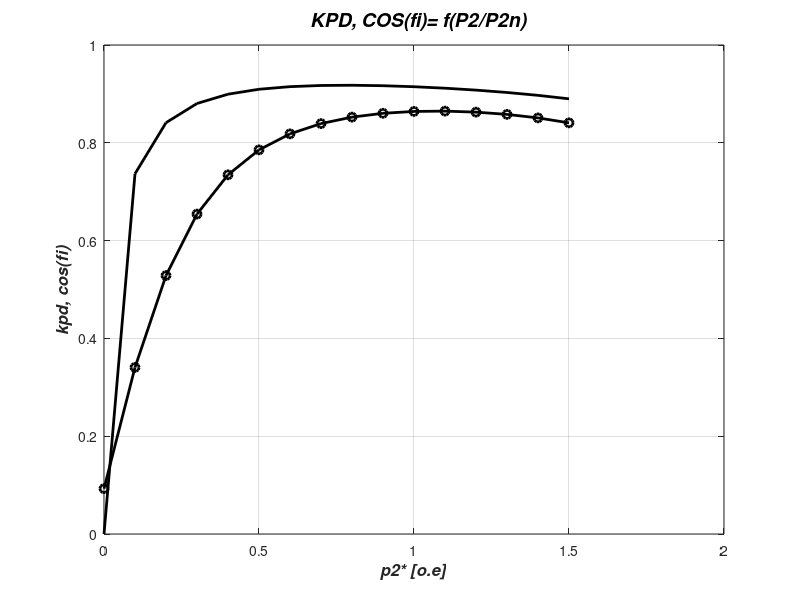

This figure's MATLAB source: (Note: this script raises an error after producing the figure.)
% Paschet  pabochix xap-k AD
% Instruction: zapustite file Iden1.m, zatem file Iden2.m
clear;
%=======================================
load dan.mat
%=======================================
R1=X(1); R2=X(2); Rmu=X(3);
X1=X(4); X2=X(5); Xmu=X(6);
P2n=X(7); Pdob=X(8); C1=X(9); 
m=X(10); Un=X(11);
R2k=X(12); X2k=X(13);
n1=X(14); Pmex=X(15);
I0a=X(16); I0p=X(17);
Pfe=X(18);
%==================
h=0.1;
rp1=0:h:1.5;
nn=length(rp1);
%==================
P2=zeros(1,nn);
P1r=zeros(1,nn);
M=zeros(1,nn);
kpdi=zeros(1,nn);
cosfi=zeros(1,nn);
I1r=zeros(1,nn);
s=zeros(1,nn);
n2=zeros(1,nn);
%=================
P2=P2n.*rp1;
Pdobr=Pdob.*rp1;
P2r=P2+Pdobr+Pmex;
A=m.*Un.^2./(2.*P2r)-R1;
AA=R1/R2*(1+X2/Xmu);
BB=(X1/R2*(1+X2/Xmu)+X2/R2);
Rrp=R2*(AA^2+BB^2);
B=2.*A+Rrp;
s=(A-sqrt(A.^2-C1.^2.*R2.*B))./B;
Rekv=C1.*R1+C1.^2.*R2./s;
Xekv=C1.*X1+C1.^2.*X2;
Zekv=sqrt(Rekv.^2+Xekv.^2);
I2r=Un./Zekv;
cosfir=Rekv./Zekv;
I2ra=I2r.*cosfir;
I2rp=I2r.*sqrt(1-(cosfir).^2);
I1a=I0a+I2ra;
I1p=I0p+I2rp;
I1r=sqrt(I1a.^2+I1p.^2);
cosfi=I1a./I1r;
P1r=m.*Un.*I1a;
kpdi=P2./P1r;
Pcu1=m.*I1r.^2.*R1;
Pem=P1r-Pcu1-Pfe;
n2=n1.*(1-s);
M=9.55.*Pem./n2;
mn=1/h+1;
%====================
% Print on display
%=====================
disp('            HOMINAL REZIM');
disp(' =========================================');
P2x=P2(mn); P1x=P1r(mn); Mx=M(mn); kpdx=kpdi(mn);
cosx=cosfi(mn); I1x=I1r(mn); sx=s(mn); nx=n2(mn);
y1=num2str(P2x); y2=num2str(P1x); y3=num2str(Mx);
y4=num2str(kpdx); y5=num2str(cosx); y6=num2str(I1x);
y7=num2str(sx); y8=num2str(nx);
disp(['  Mn= ',y3,'[N*m];','    ','Sn= ', y7, '[o.e];']);
disp(['  P2n= ',y1,'[Bt];','      ','P1n= ', y2, '[Bt];']);
disp(['  kpd= ',y4,'[o.e];','   ','cos(fi)= ', y5, '[o.e];']);
disp(['  I1n= ',y6,'[A];','     ','n2= ', y8, '[0b/min];']);
%===========================================
%            Rezim    M  = Max
%============================================
Skr=C1*R2/(sqrt(R1^2+(X1+C1*X2)^2));
Zn=n1*(R1^2+sqrt(R1^2+(X1+C1*X2)^2));
Mmax=4.77*m*Un^2/Zn;
Km=Mmax/M(mn);
z1=num2str(Mmax); z2=num2str(Skr);
z3=num2str(Km);
disp('                Rezim M=Mmax');
disp(' =====================================================');
disp(['  Mmax= ',z1,' [N*m];','      ','Skr= ', z2, ' [o.e];']);
disp(['           Km=  ',z3,' [o.e];']);
%===============================
disp( '                 Rezim KZ');
disp( ' ===================================================');
Zkz=R2k+X2k*i;
Zmu=Rmu+Xmu*i; Z1=R1+X1*i;
Z1k=Z1+Zmu*Zkz/(Zmu+Zkz);
Ik1=Un/Z1k; Ikz=abs(Ik1);
Mkz=9.55*m*Ikz^2*R2k/n1;
Ki=Ikz/I1r(mn);
Kp=Mkz/M(mn);
v1=num2str(Kp); v2=num2str(Ki);
disp(['  Kp= ',v1,' [o.e];','      ','Ki= ', v2, ' [o.e];']);
% The end of callculation
%===============================
%    GRAFIKA
%==============================
figure(1),
hp1=plot(rp1,kpdi,'k',rp1,cosfi,'-ok'); grid,
set(hp1,'LineWidth',2);
hx1=xlabel('p2* [o.e]');
set(hx1,'Fontsize',12,'FontAngle','italic','Fontweight','bold');
hy1=ylabel('kpd, cos(fi)' );
set(hy1,'Fontsize',12,'FontAngle','italic','Fontweight','bold');
ht=title('   KPD, COS(fi)= f(P2/P2n) ');
set(ht,'Fontsize',14,'FontAngle','italic','Fontweight','bold');
%set(ht,'Fontsize',14,'Fontweight','bold');
legend('kpd','cos(fi)',4);
%==============================
figure(2),
subplot(1,2,1)
hp1=plot(rp1,I1r,'k'); grid,
set(hp1,'LineWidth',2);
hx1=xlabel('p2* [o.e]');
set(hx1,'Fontsize',12,'FontAngle','italic','Fontweight','bold');
hy1=ylabel('I1s [A]' );
set(hy1,'Fontsize',12,'FontAngle','italic','Fontweight','bold');
ht=title('  Current I1s ');
set(ht,'Fontsize',14,'FontAngle','italic','Fontweight','bold');
%set(ht,'Fontsize',14,'Fontweight','bold');
%=========================================
subplot(1,2,2);
hp2=plot(rp1,s,'k'); grid,
set(hp2,'LineWidth',2);
hx2=xlabel('p2* [o.e]');
set(hx2,'Fontsize',12,'FontAngle','italic','Fontweight','bold');
hy2=ylabel('S ' );
set(hy2,'Fontsize',12,'FontAngle','italic','Fontweight','bold');
ht1=title('  Slip s');
set(ht1,'Fontsize',14,'FontAngle','italic','Fontweight','bold');
%============================================
disp('                   End of program ');
disp('  ======================================');
